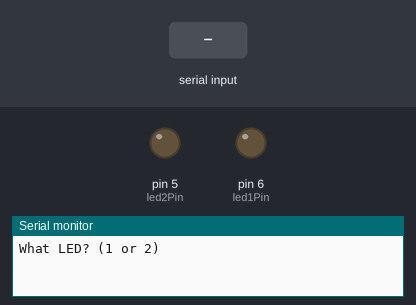
Simulated run of this sketch. Board: Arduino Uno, built with avr-gcc and run on an emulated ATmega328P. Parts: output pins drawn as LEDs (lit = HIGH), the last lines printed to the serial monitor. Dashed ring = blinking. The inputs (shaded band) are chosen by the test bench.

Above: at 1.2 s.
1.3 s: "1,90\n" received over Serial
At 1.49 s:
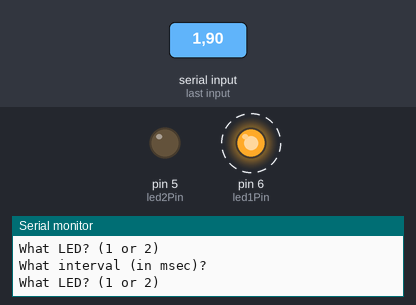
4.3 s: "90,45\n" received over Serial
Timing chart, 0 to 13.3 s (numbered marks = the images above; inputs shaded):
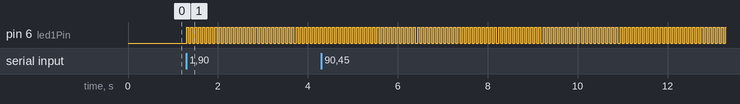

The sketch:

Async_code.ino
```cpp
// Pin definitions
const int led1Pin = 6;
const int led2Pin = 5;

// Timing variables
unsigned long previousMillis1 = 0;
unsigned long previousMillis2 = 0;

unsigned long interval1 = 0;
unsigned long interval2 = 0;

bool led1State = LOW;
bool led2State = LOW;

// Serial input control
int selectedLED = 0;
bool waitingForInterval = false;

void setup() {
  pinMode(led1Pin, OUTPUT);
  pinMode(led2Pin, OUTPUT);

  Serial.begin(9600);
  while (!Serial);

  Serial.println("What LED? (1 or 2)");
}

void loop() {

  //  Handle Serial Input
  if (Serial.available() > 0) {

    if (!waitingForInterval) {
      selectedLED = Serial.parseInt();

      if (selectedLED == 1 || selectedLED == 2) {
        Serial.println("What interval (in msec)?");
        waitingForInterval = true;
      } else {
        Serial.println("Invalid LED. Enter 1 or 2.");
      }
    }
    else {
      unsigned long interval = Serial.parseInt();

      if (interval > 0) {
        if (selectedLED == 1) {
          interval1 = interval;
        } else {
          interval2 = interval;
        }

        Serial.println("What LED? (1 or 2)");
      }

      waitingForInterval = false;
    }

    // Clear serial buffer
    while (Serial.available()) Serial.read();
  }

  // -LED 1
  if (interval1 > 0) {
    unsigned long currentMillis = millis();
    if (currentMillis - previousMillis1 >= interval1 / 2) {
      previousMillis1 = currentMillis;
      led1State = !led1State;
      digitalWrite(led1Pin, led1State);
    }
  }

  //  LED 2 Blinking
  if (interval2 > 0) {
    unsigned long currentMillis = millis();
    if (currentMillis - previousMillis2 >= interval2 / 2) {
      previousMillis2 = currentMillis;
      led2State = !led2State;
      digitalWrite(led2Pin, led2State);
    }
  }
} 
```

Measured:
- after the input at 1.3 s, pin 6 (led1Pin): alternates HIGH for 0.05 s and LOW for 0.05 s, starting at once
